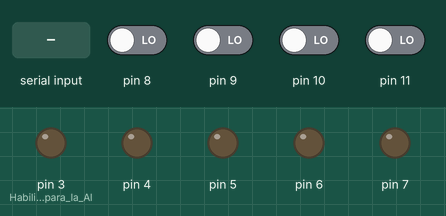
This sketch was run on a simulated Arduino Uno, built with avr-gcc and run on an emulated ATmega328P. Shown: output pins drawn as LEDs (lit = HIGH). The inputs (shaded band) are chosen by the test bench; at power-on: pin 8–11 LOW. What the sketch prints to the serial monitor is not drawn.

Above: at 1.2 s.
1.3 s: pin 8 driven HIGH
At 1.6 s:
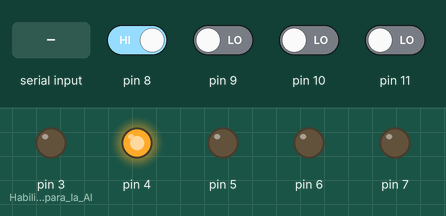
2.8 s: pin 9 driven HIGH
At 4.0 s:
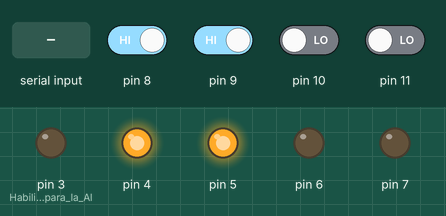
4.3 s: pin 10 driven HIGH
At 5.1 s:
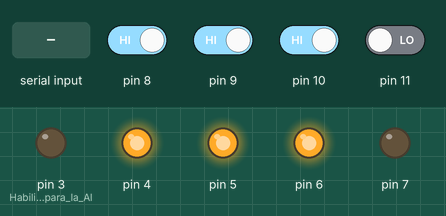
5.8 s: pin 11 driven HIGH
At 6.3 s:
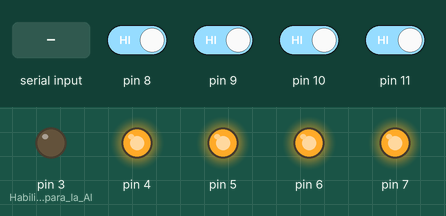
7.3 s: "B" received over Serial
9.3 s: "D" received over Serial
Timing chart, 0 to 11.8 s (numbered marks = the images above; inputs shaded):
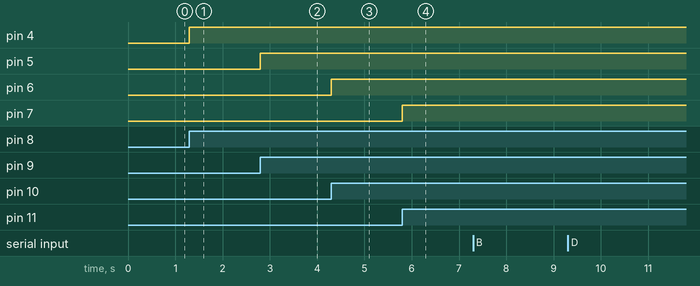

The sketch:

Luces.ino
```cpp
boolean sensor[] = { true, true, true, true }; // Estado Sensores de movimiento
boolean rta = true;
unsigned long tempos[] = { 0, 0, 0, 0 }; // Tiempo de encendido de Luz (Manual (desde App) o por Sensores de movimiento)
unsigned long tact=0, tmen=5000; // Variables control tiempo activo luz por sensores y Alarma
// tact = Tiempo actual (tiempo transcurrido desde encendido de arduino)
// tmen = Tiempo de espera para mostrar mensaje de apagado en la App

void setup () {
  Serial.begin(9600);
  pinMode(3,OUTPUT); // Habilita pin 3 para la Alarma (zumbador)

  for (int i = 4; i < 8; i++) {  // Habilita pines 4 a 7 como salida para Luces
    pinMode(i,OUTPUT);
  }

  for (int i = 8; i < 12; i++) {  // Habilita pines 8 a 11 como entrada para Sensores de movimiento
    pinMode(i,INPUT);
  }
}

void loop () {
  tact = millis();  // Tiempo que lleva encendido el Arduino

  if(char dato=Serial.read()) {  // Lee la señal en el Bluetoth enviada desde la App
    switch (dato) {
    // Enciende o Apaga Luz al recibir orden manual (desde App)
    case 'A':  // Luz cocina
      digitalWrite(4,HIGH);
      tempos[0] = tact;
      break;
    case 'B':
      digitalWrite(4,LOW);
      tempos[0] = 0;
      rta=true;
      break;
    case 'C':  // Luz sala
      digitalWrite(5,HIGH);
      tempos[1] = tact;
      break;
    case 'D':
      digitalWrite(5,LOW);
      tempos[1] = 0;
      rta=true;
      break;
    case 'E':  // Luz baño
      digitalWrite(6,HIGH);
      tempos[2] = tact;
      break;
    case 'F':
      digitalWrite(6,LOW);
      tempos[2] = 0;
      rta=true;
      break;
    case 'G':  // Luz habitación
      digitalWrite(7,HIGH);
      tempos[3] = tact;
      break;
    case 'H':
      digitalWrite(7,LOW);
      tempos[3] = 0;
      rta=true;
      break;

    // Activa o Desactiva Sensor al recibir orden manual (desde App)
    case 'I':  // Sensor cocina
      sensor[0] = true;
      break;
    case 'J':
      sensor[0] = false;
      break;
    case 'K':  // Sensor sala
      sensor[1] = true;
      break;
    case 'L':
      sensor[1] = false;
      break;
    case 'M':  // Sensor baño
      sensor[2] = true;
      break;
    case 'N':
      sensor[2] = false;
      break;
    case 'O':  // Sensor habitación
      sensor[3] = true;
      break;
    case 'P':
      sensor[3] = false;
      break;

    case 'R':
      rta = true;
      for (int i = 0; i < 4; i++) {
        if(tempos[i]>0) { tempos[i] = tact; }
      }
      break;

    case 'X':  // Apaga todas las luces
      for (int i = 4; i < 8; i++) {
        digitalWrite(i,LOW);
        tempos[i-4] = 0;
      }
      break;

    case 'Y':  // Desactiva todos los sensores
      for (int i = 0; i < 4; i++) {
        sensor[i] = false;
      }
      break;
    }
  }

  // Enciende luz al detectar movimiento en sensor
  if(tempos[0]==0 and digitalRead(8)==HIGH and sensor[0]) {
    digitalWrite(4,HIGH);
    tempos[0] = tact;
    Serial.print("I");
    delay(100);
  }
  if(tempos[1]==0 and digitalRead(9)==HIGH and sensor[1]) {
    digitalWrite(5,HIGH);
    tempos[1] = tact;
    Serial.print("K");
    delay(100);
  }
  if(tempos[2]==0 and digitalRead(10)==HIGH and sensor[2]) {
    digitalWrite(6,HIGH);
    tempos[2] = tact;
    Serial.print("M");
    delay(100);
  }
  if(tempos[3]==0 and digitalRead(11)==HIGH and sensor[3]) {
    digitalWrite(7,HIGH);
    tempos[3] = tact;
    Serial.print("N");
    delay(100);
  }

  // Pregunta si Apagar luz al no detectar movimiento en sensor (y que la luz esté encendida)
  if(rta) {
    if (tempos[0]>0 and (tact-tempos[0])>tmen) {
      Serial.print("J");
      tempos[0] = tact;
      rta=false;
    }
    if (tempos[1]>0 and (tact-tempos[1])>tmen) {
      Serial.print("L");
      tempos[1] = tact;
      rta=false;
    }
    if (tempos[2]>0 and (tact-tempos[2])>tmen) {
      Serial.print("N");
      tempos[2] = tact;
      rta=false;
    }
    if (tempos[3]>0 and (tact-tempos[3])>tmen) {
      Serial.print("P");
      tempos[3] = tact;
      rta=false;
    }
  }

}
```

Measured:
- after the input at 1.3 s, pin 4: LOW → HIGH at once
- after the input at 2.8 s, pin 5: LOW → HIGH at once
- after the input at 4.3 s, pin 6: LOW → HIGH at once
- after the input at 5.8 s, pin 7: LOW → HIGH at once
